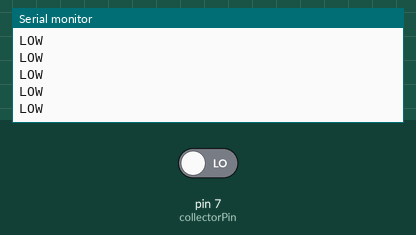
The sketch below on a simulated Arduino Uno, built with avr-gcc and run on an emulated ATmega328P. Shown: the last lines printed to the serial monitor. The inputs (shaded band) are chosen by the test bench; at power-on: pin 7 (collectorPin) LOW.

Above: at 1.2 s.
1.3 s: pin 7 (collectorPin) driven HIGH
At 2.2 s:
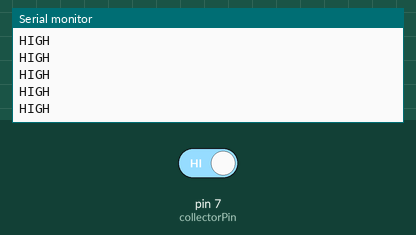
6.2 s: pin 7 (collectorPin) driven LOW
At 6.8 s:
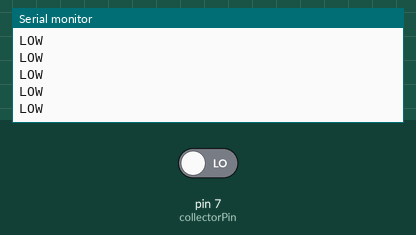

Measured:
- after the input at 1.3 s, the serial monitor: prints a new line at once (image 1)
- after the input at 6.2 s, the serial monitor: prints a new line at once (image 2)

The sketch:

optical_limit_test.ino
```cpp
// optical limit switch config:
// anode (orange) should wire to a 250 ohm resistor, the other end of the resistor to a arduino output pin.
// collector (white) should wire to pullup digital input.
// cathode (green) should wire to a arduino ground pin.
// emitter (blue) wires to arduino ground pin.
// helpful: https://arduino-info.wikispaces.com/Opto-Switch

#define collectorPin 7

void setup() {
  Serial.begin(9600);

  pinMode(collectorPin, INPUT);
}

void loop() {
  bool on = digitalRead(collectorPin);
  printPinState(on);
  delay(30);
}

void printPinState(boolean on) {
  Serial.println(on? "HIGH" : "LOW");
}
```
